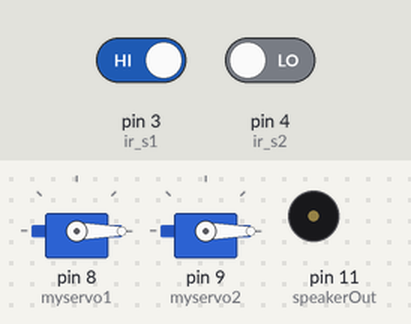
Bench run of a sketch on a simulated Arduino Uno, built with avr-gcc and run on an emulated ATmega328P. Parts: 2 × servo, buzzer (waves = sounding, pin HIGH). The inputs (shaded band) are chosen by the test bench; at power-on: pin 3 (ir_s1) HIGH, pin 4 (ir_s2) LOW. What the sketch prints to the serial monitor is not drawn.

Above: at 1.2 s.
1.3 s: pin 3 (ir_s1) driven LOW
At 2.7 s:
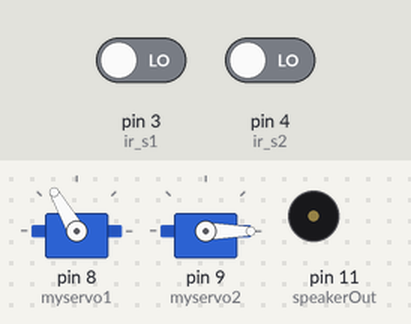
3.8 s: pin 4 (ir_s2) driven HIGH
At 5.1 s:
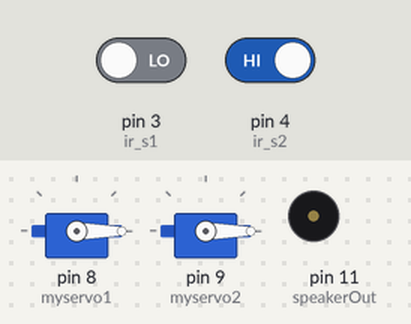
5.8 s: pin 4 (ir_s2) driven LOW
At 8.7 s:
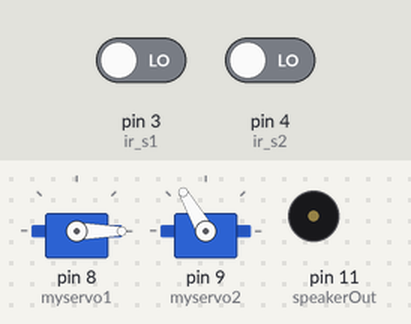
8.8 s: pin 3 (ir_s1) driven HIGH
At 14.5 s:
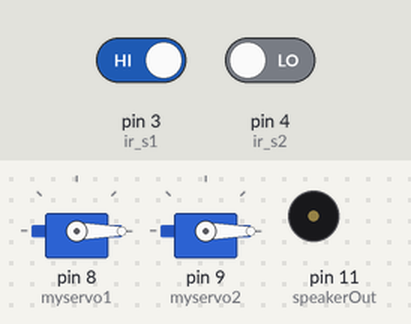
Timing chart, 0 to 14.8 s (numbered marks = the images above; inputs shaded):
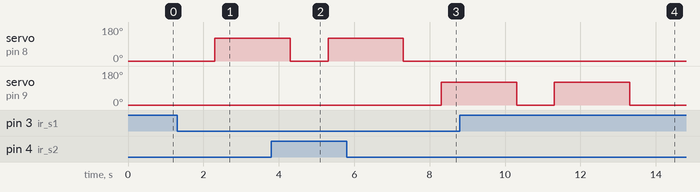

Measured:
- after the input at 1.3 s, servo on pin 8 (myservo1): 0° → 120° after 1.0 s
- after the input at 3.8 s, servo on pin 9 (myservo2): stays 0° (without the input it goes to 120° after 1.5 s)
- after the input at 5.8 s, servo on pin 8 (myservo1): goes on until 7.3 s, then stays 0°; servo on pin 9 (myservo2): 0° → 120° after 2.5 s
- after the input at 8.8 s, servo on pin 8 (myservo1): stays 0° (without the input it goes to 120° after 2.5 s)

The sketch:

Servo_in_out.ino
```cpp
#include <LiquidCrystal.h>// initialize the library with the numbers of the interface pins
LiquidCrystal lcd(A0, A1, A2, A3, A4, A5);
#include <Servo.h> //includes the servo library

#define  C     2100
#define  D     1870
#define  E     1670
#define  f     1580
#define  G     1400
#define  R     0

int speakerOut = 11;
int DEBUG = 1;

Servo myservo1;
#define servo 8

Servo myservo2;
#define servo2 9

int ir_s1 = 3;
int ir_s2 = 4;

int count = 0;
int count1 = 0;
int melody[] = {E };

int MAX_COUNT = sizeof(melody) / 2;
long tempo = 9000;
int pause = 600;
int rest_count = 100;
int tone_ = 0;
int beat = 0;
long duration  = 0;

void setup()
{
  pinMode(ir_s1, INPUT);
  pinMode(ir_s2, INPUT);

  pinMode(speakerOut, OUTPUT);
  if (DEBUG)
  {
    Serial.begin(9600);
  }

  myservo1.attach(8);
  myservo2.attach(9);

  myservo1.write(0);
  myservo2.write(0);
}

void loop()
{
  if (digitalRead (ir_s1) == LOW)
  {
    if (count < 8)
    {
      delay(1000);
      myservo1.write(120);
      delay(2000);
      myservo1.write(0);
      count += 1;
      Serial.print("jod ");
      Serial.print(count );
    }
    else if (count >= 8)
    {
      myservo1.write(0);
      for (int i = 0; i < MAX_COUNT; i++)
      {
        tone_ = melody[i];
        beat = 50;
        duration = beat ; // Set up timing
        playTone();
//        delayMicroseconds(pause);
        if (digitalRead (ir_s2) == HIGH)
      {
         delayMicroseconds(pause);
      }
      }
    }
  }
  if (digitalRead(ir_s2) == LOW)
  {
    if (count <= 8 && count > 0)
    {
      delay(1000);
      myservo2.write(120);
      delay(2000);
      myservo2.write(0);
      count -= 1;
      Serial.print("out ");
      Serial.print(count);
    }
    else if(count <= 0)
    {
      Serial.print("out :: ");
      Serial.print(count);
      count = 0;
    }
  }

}
void playTone() {
  long elapsed_time = 0;
  if (tone_ > 0)
  {
    while (elapsed_time < duration)
    {
      digitalWrite(speakerOut, HIGH);
      delayMicroseconds(tone_ / 3);
      digitalWrite(speakerOut, LOW);
      delayMicroseconds(tone_ / 3);
      elapsed_time += (tone_);
    }
  }
  else {
    for (int j = 0; j < rest_count; j++) {
      delayMicroseconds(duration*2);
    }
  }
}
```
